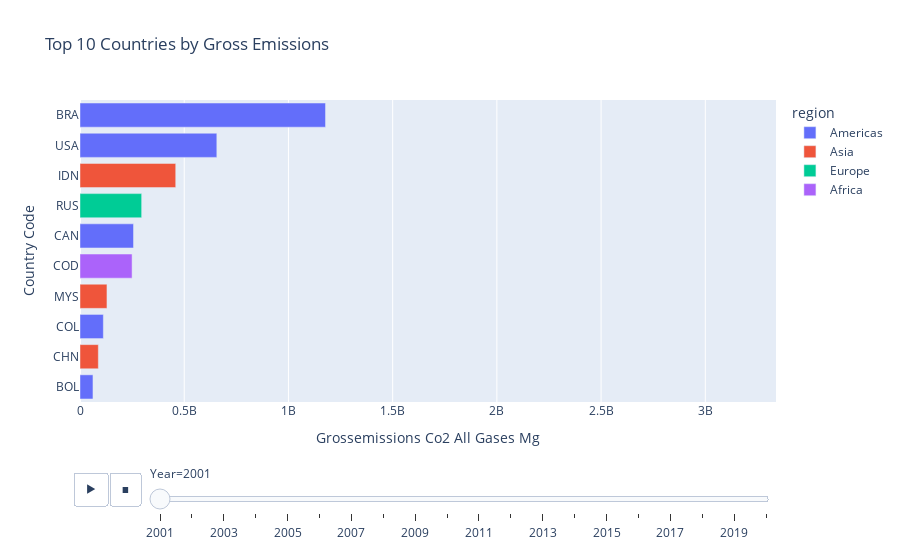
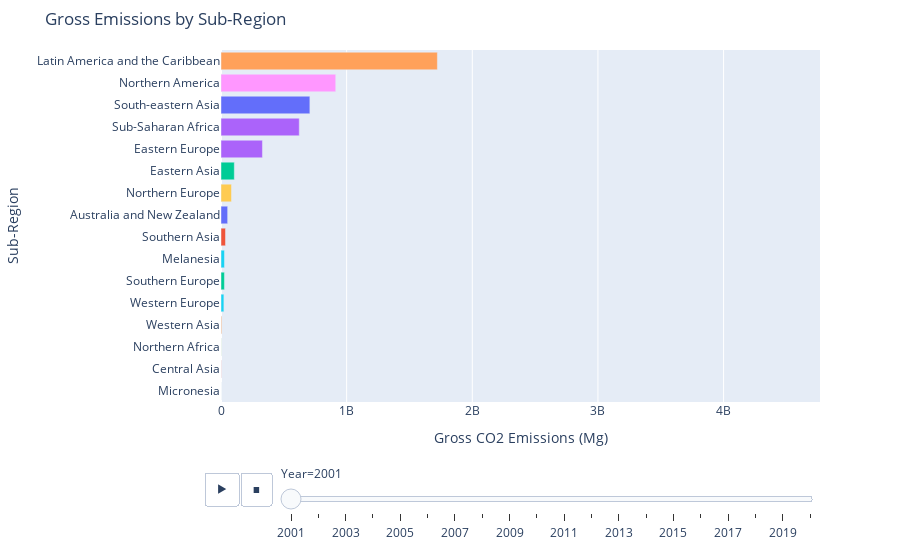

Notebook cell for these charts, in order:
### Code cell
visualizer.map_country("GrossEmissions_Co2_all_gases_Mg", "Global Gross Emissions by Country", "Blues","Gross CO2 Emissions (Mg)", output_mode="show")
visualizer.map_region("GrossEmissions_Co2_all_gases_Mg", "Global Gross Emissions by Sub-Region", "Blues","Gross CO2 Emissions (Mg)", output_mode="show")
visualizer.top_countries("GrossEmissions_Co2_all_gases_Mg", "Top 10 Countries by Gross Emissions", output_mode="show")
visualizer.top_regions("GrossEmissions_Co2_all_gases_Mg", "Gross Emissions by Sub-Region","Gross CO2 Emissions (Mg)", output_mode="show")
visualizer.country_trend("USA", "GrossEmissions_Co2_all_gases_Mg", "Gross Emissions for USA by Year", "orange", output_mode="show")
visualizer.global_trend("GrossEmissions_Co2_all_gases_Mg", "Total Gross Emissions Worldwide by Year", "purple","Gross CO2 Emissions (Mg)", output_mode="show")

### Figure 1 — Plotly figure (JSON) as saved in the notebook; plotly's stock layout.template omitted (floating-point values rounded to 4 significant figures)
{"data": [{"alignmentgroup": "True", "hovertemplate": "region=Americas<br>Year=2001<br>Grossemissions Co2 All Gases Mg=%{x}<br>Country Code=%{y}<extra></extra>", "legendgroup": "Americas", "marker": {"color": "#636efa", "pattern": {"shape": ""}}, "name": "Americas", "offsetgroup": "Americas", "orientation": "h", "showlegend": true, "textposition": "auto", "type": "bar", "x": [1177964711, 656500000.0, 256800000.0, 112000000.0, 62230000.0], "xaxis": "x", "y": ["BRA", "USA", "CAN", "COL", "BOL"], "yaxis": "y"}, {"alignmentgroup": "True", "hovertemplate": "region=Asia<br>Year=2001<br>Grossemissions Co2 All Gases Mg=%{x}<br>Country Code=%{y}<extra></extra>", "legendgroup": "Asia", "marker": {"color": "#EF553B", "pattern": {"shape": ""}}, "name": "Asia", "offsetgroup": "Asia", "orientation": "h", "showlegend": true, "textposition": "auto", "type": "bar", "x": [459300000.0, 129300000.0, 88000000.0], "xaxis": "x", "y": ["IDN", "MYS", "CHN"], "yaxis": "y"}, {"alignmentgroup": "True", "hovertemplate": "region=Europe<br>Year=2001<br>Grossemissions Co2 All Gases Mg=%{x}<br>Country Code=%{y}<extra></extra>", "legendgroup": "Europe", "marker": {"color": "#00cc96", "pattern": {"shape": ""}}, "name": "Europe", "offsetgroup": "Europe", "orientation": "h", "showlegend": true, "textposition": "auto", "type": "bar", "x": [295800000.0], "xaxis": "x", "y": ["RUS"], "yaxis": "y"}, {"alignmentgroup": "True", "hovertemplate": "region=Africa<br>Year=2001<br>Grossemissions Co2 All Gases Mg=%{x}<br>Country Code=%{y}<extra></extra>", "legendgroup": "Africa", "marker": {"color": "#ab63fa", "pattern": {"shape": ""}}, "name": "Africa", "offsetgroup": "Africa", "orientation": "h", "showlegend": true, "textposition": "auto", "type": "bar", "x": [249900000.0], "xaxis": "x", "y": ["COD"], "yaxis": "y"}], "layout": {"barmode": "relative", "legend": {"title": {"text": "region"}, "tracegroupgap": 0}, "showlegend": true, "sliders": [{"active": 0, "currentvalue": {"prefix": "Year="}, "len": 0.9, "pad": {"b": 10, "t": 60}, "steps": [{"args": [["2001"], {"frame": {"duration": 0, "redraw": true}, "fromcurrent": true, "mode": "immediate", "transition": {"duration": 0, "easing": "linear"}}], "label": "2001", "method": "animate"}, {"args": [["2002"], {"frame": {"duration": 0, "redraw": true}, "fromcurrent": true, "mode": "immediate", "transition": {"duration": 0, "easing": "linear"}}], "label": "2002", "method": "animate"}, {"args": [["2003"], {"frame": {"duration": 0, "redraw": true}, "fromcurrent": true, "mode": "immediate", "transition": {"duration": 0, "easing": "linear"}}], "label": "2003", "method": "animate"}, {"args": [["2004"], {"frame": {"duration": 0, "redraw": true}, "fromcurrent": true, "mode": "immediate", "transition": {"duration": 0, "easing": "linear"}}], "label": "2004", "method": "animate"}, {"args": [["2005"], {"frame": {"duration": 0, "redraw": true}, "fromcurrent": true, "mode": "immediate", "transition": {"duration": 0, "easing": "linear"}}], "label": "2005", "method": "animate"}, {"args": [["2006"], {"frame": {"duration": 0, "redraw": true}, "fromcurrent": true, "mode": "immediate", "transition": {"duration": 0, "easing": "linear"}}], "label": "2006", "method": "animate"}, {"args": [["2007"], {"frame": {"duration": 0, "redraw": true}, "fromcurrent": true, "mode": "immediate", "transition": {"duration": 0, "easing": "linear"}}], "label": "2007", "method": "animate"}, {"args": [["2008"], {"frame": {"duration": 0, "redraw": true}, "fromcurrent": true, "mode": "immediate", "transition": {"duration": 0, "easing": "linear"}}], "label": "2008", "method": "animate"}, {"args": [["2009"], {"frame": {"duration": 0, "redraw": true}, "fromcurrent": true, "mode": "immediate", "transition": {"duration": 0, "easing": "linear"}}], "label": "2009", "method": "animate"}, {"args": [["2010"], {"frame": {"duration": 0, "redraw": true}, "fromcurrent": true, "mode": "immediate", "transition": {"duration": 0, "easing": "linear"}}], "label": "2010", "method": "animate"}, {"args": [["2011"], {"frame": {"duration": 0, "redraw": true}, "fromcurrent": true, "mode": "immediate", "transition": {"duration": 0, "easing": "linear"}}], "label": "2011", "method": "animate"}, {"args": [["2012"], {"frame": {"duration": 0, "redraw": true}, "fromcurrent": true, "mode": "immediate", "transition": {"duration": 0, "easing": "linear"}}], "label": "2012", "method": "animate"}, {"args": [["2013"], {"frame": {"duration": 0, "redraw": true}, "fromcurrent": true, "mode": "immediate", "transition": {"duration": 0, "easing": "linear"}}], "label": "2013", "method": "animate"}, {"args": [["2014"], {"frame": {"duration": 0, "redraw": true}, "fromcurrent": true, "mode": "immediate", "transition": {"duration": 0, "easing": "linear"}}], "label": "2014", "method": "animate"}, {"args": [["2015"], {"frame": {"duration": 0, "redraw": true}, "fromcurrent": true, "mode": "immediate", "transition": {"duration": 0, "easing": "linear"}}], "label": "2015", "method": "animate"}, {"args": [["2016"], {"frame": {"duration": 0, "redraw": true}, "fromcurrent": true, "mode": "immediate", "transition": {"duration": 0, "easing": "linear"}}], "label": "2016", "method": "animate"}, {"args": [["2017"], {"frame": {"duration": 0, "redraw": true}, "fromcurrent": true, "mode": "immediate", "transition": {"duration": 0, "easing": "linear"}}], "label": "2017", "method": "animate"}, {"args": [["2018"], {"frame": {"duration": 0, "redraw": true}, "fromcurrent": true, "mode": "immediate", "transition": {"duration": 0, "easing": "linear"}}], "label": "2018", "method": "animate"}, {"args": [["2019"], {"frame": {"duration": 0, "redraw": true}, "fromcurrent": true, "mode": "immediate", "transition": {"duration": 0, "easing": "linear"}}], "label": "2019", "method": "animate"}, {"args": [["2020"], {"frame": {"duration": 0, "redraw": true}, "fromcurrent": true, "mode": "immediate", "transition": {"duration": 0, "easing": "linear"}}], "label": "2020", "method": "animate"}], "x": 0.1, "xanchor": "left", "y": 0, "yanchor": "top"}], "title": {"text": "Top 10 Countries by Gross Emissions"}, "updatemenus": [{"buttons": [{"args": [null, {"frame": {"duration": 1000, "redraw": true}, "fromcurrent": true, "mode": "immediate", "transition": {"duration": 500, "easing": "linear"}}], "label": "&#9654;", "method": "animate"}, {"args": [[null], {"frame": {"duration": 0, "redraw": true}, "fromcurrent": true, "mode": "immediate", "transition": {"duration": 0, "easing": "linear"}}], "label": "&#9724;", "method": "animate"}], "direction": "left", "pad": {"r": 10, "t": 70}, "showactive": false, "type": "buttons", "x": 0.1, "xanchor": "right", "y": 0, "yanchor": "top"}], "xaxis": {"anchor": "y", "domain": [0, 1], "range": [0, 3339000000.0], "title": {"text": "Grossemissions Co2 All Gases Mg"}}, "yaxis": {"anchor": "x", "categoryorder": "total ascending", "domain": [0, 1], "title": {"text": "Country Code"}}}}

### Figure 2 — Plotly figure (JSON) as saved in the notebook; plotly's stock layout.template omitted (floating-point values rounded to 4 significant figures)
{"data": [{"alignmentgroup": "True", "hovertemplate": "Sub-Region=%{y}<br>Year=2001<br>Grossemissions Co2 All Gases Mg=%{x}<extra></extra>", "legendgroup": "Australia and New Zealand", "marker": {"color": "#636efa", "pattern": {"shape": ""}}, "name": "Australia and New Zealand", "offsetgroup": "Australia and New Zealand", "orientation": "h", "showlegend": true, "textposition": "auto", "type": "bar", "x": [52900000.0], "xaxis": "x", "y": ["Australia and New Zealand"], "yaxis": "y"}, {"alignmentgroup": "True", "hovertemplate": "Sub-Region=%{y}<br>Year=2001<br>Grossemissions Co2 All Gases Mg=%{x}<extra></extra>", "legendgroup": "Central Asia", "marker": {"color": "#EF553B", "pattern": {"shape": ""}}, "name": "Central Asia", "offsetgroup": "Central Asia", "orientation": "h", "showlegend": true, "textposition": "auto", "type": "bar", "x": [1356000.0], "xaxis": "x", "y": ["Central Asia"], "yaxis": "y"}, {"alignmentgroup": "True", "hovertemplate": "Sub-Region=%{y}<br>Year=2001<br>Grossemissions Co2 All Gases Mg=%{x}<extra></extra>", "legendgroup": "Eastern Asia", "marker": {"color": "#00cc96", "pattern": {"shape": ""}}, "name": "Eastern Asia", "offsetgroup": "Eastern Asia", "orientation": "h", "showlegend": true, "textposition": "auto", "type": "bar", "x": [106000000.0], "xaxis": "x", "y": ["Eastern Asia"], "yaxis": "y"}, {"alignmentgroup": "True", "hovertemplate": "Sub-Region=%{y}<br>Year=2001<br>Grossemissions Co2 All Gases Mg=%{x}<extra></extra>", "legendgroup": "Eastern Europe", "marker": {"color": "#ab63fa", "pattern": {"shape": ""}}, "name": "Eastern Europe", "offsetgroup": "Eastern Europe", "orientation": "h", "showlegend": true, "textposition": "auto", "type": "bar", "x": [329900000.0], "xaxis": "x", "y": ["Eastern Europe"], "yaxis": "y"}, {"alignmentgroup": "True", "hovertemplate": "Sub-Region=%{y}<br>Year=2001<br>Grossemissions Co2 All Gases Mg=%{x}<extra></extra>", "legendgroup": "Latin America and the Caribbean", "marker": {"color": "#FFA15A", "pattern": {"shape": ""}}, "name": "Latin America and the Caribbean", "offsetgroup": "Latin America and the Caribbean", "orientation": "h", "showlegend": true, "textposition": "auto", "type": "bar", "x": [1722000000.0], "xaxis": "x", "y": ["Latin America and the Caribbean"], "yaxis": "y"}, {"alignmentgroup": "True", "hovertemplate": "Sub-Region=%{y}<br>Year=2001<br>Grossemissions Co2 All Gases Mg=%{x}<extra></extra>", "legendgroup": "Melanesia", "marker": {"color": "#19d3f3", "pattern": {"shape": ""}}, "name": "Melanesia", "offsetgroup": "Melanesia", "orientation": "h", "showlegend": true, "textposition": "auto", "type": "bar", "x": [27560000.0], "xaxis": "x", "y": ["Melanesia"], "yaxis": "y"}, {"alignmentgroup": "True", "hovertemplate": "Sub-Region=%{y}<br>Year=2001<br>Grossemissions Co2 All Gases Mg=%{x}<extra></extra>", "legendgroup": "Micronesia", "marker": {"color": "#FF6692", "pattern": {"shape": ""}}, "name": "Micronesia", "offsetgroup": "Micronesia", "orientation": "h", "showlegend": true, "textposition": "auto", "type": "bar", "x": [37590.0], "xaxis": "x", "y": ["Micronesia"], "yaxis": "y"}, {"alignmentgroup": "True", "hovertemplate": "Sub-Region=%{y}<br>Year=2001<br>Grossemissions Co2 All Gases Mg=%{x}<extra></extra>", "legendgroup": "Northern Africa", "marker": {"color": "#B6E880", "pattern": {"shape": ""}}, "name": "Northern Africa", "offsetgroup": "Northern Africa", "orientation": "h", "showlegend": true, "textposition": "auto", "type": "bar", "x": [1449000.0], "xaxis": "x", "y": ["Northern Africa"], "yaxis": "y"}, {"alignmentgroup": "True", "hovertemplate": "Sub-Region=%{y}<br>Year=2001<br>Grossemissions Co2 All Gases Mg=%{x}<extra></extra>", "legendgroup": "Northern America", "marker": {"color": "#FF97FF", "pattern": {"shape": ""}}, "name": "Northern America", "offsetgroup": "Northern America", "orientation": "h", "showlegend": true, "textposition": "auto", "type": "bar", "x": [913200000.0], "xaxis": "x", "y": ["Northern America"], "yaxis": "y"}, {"alignmentgroup": "True", "hovertemplate": "Sub-Region=%{y}<br>Year=2001<br>Grossemissions Co2 All Gases Mg=%{x}<extra></extra>", "legendgroup": "Northern Europe", "marker": {"color": "#FECB52", "pattern": {"shape": ""}}, "name": "Northern Europe", "offsetgroup": "Northern Europe", "orientation": "h", "showlegend": true, "textposition": "auto", "type": "bar", "x": [83560000.0], "xaxis": "x", "y": ["Northern Europe"], "yaxis": "y"}, {"alignmentgroup": "True", "hovertemplate": "Sub-Region=%{y}<br>Year=2001<br>Grossemissions Co2 All Gases Mg=%{x}<extra></extra>", "legendgroup": "South-eastern Asia", "marker": {"color": "#636efa", "pattern": {"shape": ""}}, "name": "South-eastern Asia", "offsetgroup": "South-eastern Asia", "orientation": "h", "showlegend": true, "textposition": "auto", "type": "bar", "x": [707300000.0], "xaxis": "x", "y": ["South-eastern Asia"], "yaxis": "y"}, {"alignmentgroup": "True", "hovertemplate": "Sub-Region=%{y}<br>Year=2001<br>Grossemissions Co2 All Gases Mg=%{x}<extra></extra>", "legendgroup": "Southern Asia", "marker": {"color": "#EF553B", "pattern": {"shape": ""}}, "name": "Southern Asia", "offsetgroup": "Southern Asia", "orientation": "h", "showlegend": true, "textposition": "auto", "type": "bar", "x": [35910000.0], "xaxis": "x", "y": ["Southern Asia"], "yaxis": "y"}, {"alignmentgroup": "True", "hovertemplate": "Sub-Region=%{y}<br>Year=2001<br>Grossemissions Co2 All Gases Mg=%{x}<extra></extra>", "legendgroup": "Southern Europe", "marker": {"color": "#00cc96", "pattern": {"shape": ""}}, "name": "Southern Europe", "offsetgroup": "Southern Europe", "orientation": "h", "showlegend": true, "textposition": "auto", "type": "bar", "x": [27240000.0], "xaxis": "x", "y": ["Southern Europe"], "yaxis": "y"}, {"alignmentgroup": "True", "hovertemplate": "Sub-Region=%{y}<br>Year=2001<br>Grossemissions Co2 All Gases Mg=%{x}<extra></extra>", "legendgroup": "Sub-Saharan Africa", "marker": {"color": "#ab63fa", "pattern": {"shape": ""}}, "name": "Sub-Saharan Africa", "offsetgroup": "Sub-Saharan Africa", "orientation": "h", "showlegend": true, "textposition": "auto", "type": "bar", "x": [622800000.0], "xaxis": "x", "y": ["Sub-Saharan Africa"], "yaxis": "y"}, {"alignmentgroup": "True", "hovertemplate": "Sub-Region=%{y}<br>Year=2001<br>Grossemissions Co2 All Gases Mg=%{x}<extra></extra>", "legendgroup": "Western Asia", "marker": {"color": "#FFA15A", "pattern": {"shape": ""}}, "name": "Western Asia", "offsetgroup": "Western Asia", "orientation": "h", "showlegend": true, "textposition": "auto", "type": "bar", "x": [5802000.0], "xaxis": "x", "y": ["Western Asia"], "yaxis": "y"}, {"alignmentgroup": "True", "hovertemplate": "Sub-Region=%{y}<br>Year=2001<br>Grossemissions Co2 All Gases Mg=%{x}<extra></extra>", "legendgroup": "Western Europe", "marker": {"color": "#19d3f3", "pattern": {"shape": ""}}, "name": "Western Europe", "offsetgroup": "Western Europe", "orientation": "h", "showlegend": true, "textposition": "auto", "type": "bar", "x": [22900000.0], "xaxis": "x", "y": ["Western Europe"], "yaxis": "y"}], "layout": {"barmode": "relative", "legend": {"title": {"text": "Sub-Region"}, "tracegroupgap": 0}, "margin": {"b": 50, "t": 50}, "showlegend": false, "sliders": [{"active": 0, "currentvalue": {"prefix": "Year="}, "len": 0.9, "pad": {"b": 10, "t": 60}, "steps": [{"args": [["2001"], {"frame": {"duration": 0, "redraw": true}, "fromcurrent": true, "mode": "immediate", "transition": {"duration": 0, "easing": "linear"}}], "label": "2001", "method": "animate"}, {"args": [["2002"], {"frame": {"duration": 0, "redraw": true}, "fromcurrent": true, "mode": "immediate", "transition": {"duration": 0, "easing": "linear"}}], "label": "2002", "method": "animate"}, {"args": [["2003"], {"frame": {"duration": 0, "redraw": true}, "fromcurrent": true, "mode": "immediate", "transition": {"duration": 0, "easing": "linear"}}], "label": "2003", "method": "animate"}, {"args": [["2004"], {"frame": {"duration": 0, "redraw": true}, "fromcurrent": true, "mode": "immediate", "transition": {"duration": 0, "easing": "linear"}}], "label": "2004", "method": "animate"}, {"args": [["2005"], {"frame": {"duration": 0, "redraw": true}, "fromcurrent": true, "mode": "immediate", "transition": {"duration": 0, "easing": "linear"}}], "label": "2005", "method": "animate"}, {"args": [["2006"], {"frame": {"duration": 0, "redraw": true}, "fromcurrent": true, "mode": "immediate", "transition": {"duration": 0, "easing": "linear"}}], "label": "2006", "method": "animate"}, {"args": [["2007"], {"frame": {"duration": 0, "redraw": true}, "fromcurrent": true, "mode": "immediate", "transition": {"duration": 0, "easing": "linear"}}], "label": "2007", "method": "animate"}, {"args": [["2008"], {"frame": {"duration": 0, "redraw": true}, "fromcurrent": true, "mode": "immediate", "transition": {"duration": 0, "easing": "linear"}}], "label": "2008", "method": "animate"}, {"args": [["2009"], {"frame": {"duration": 0, "redraw": true}, "fromcurrent": true, "mode": "immediate", "transition": {"duration": 0, "easing": "linear"}}], "label": "2009", "method": "animate"}, {"args": [["2010"], {"frame": {"duration": 0, "redraw": true}, "fromcurrent": true, "mode": "immediate", "transition": {"duration": 0, "easing": "linear"}}], "label": "2010", "method": "animate"}, {"args": [["2011"], {"frame": {"duration": 0, "redraw": true}, "fromcurrent": true, "mode": "immediate", "transition": {"duration": 0, "easing": "linear"}}], "label": "2011", "method": "animate"}, {"args": [["2012"], {"frame": {"duration": 0, "redraw": true}, "fromcurrent": true, "mode": "immediate", "transition": {"duration": 0, "easing": "linear"}}], "label": "2012", "method": "animate"}, {"args": [["2013"], {"frame": {"duration": 0, "redraw": true}, "fromcurrent": true, "mode": "immediate", "transition": {"duration": 0, "easing": "linear"}}], "label": "2013", "method": "animate"}, {"args": [["2014"], {"frame": {"duration": 0, "redraw": true}, "fromcurrent": true, "mode": "immediate", "transition": {"duration": 0, "easing": "linear"}}], "label": "2014", "method": "animate"}, {"args": [["2015"], {"frame": {"duration": 0, "redraw": true}, "fromcurrent": true, "mode": "immediate", "transition": {"duration": 0, "easing": "linear"}}], "label": "2015", "method": "animate"}, {"args": [["2016"], {"frame": {"duration": 0, "redraw": true}, "fromcurrent": true, "mode": "immediate", "transition": {"duration": 0, "easing": "linear"}}], "label": "2016", "method": "animate"}, {"args": [["2017"], {"frame": {"duration": 0, "redraw": true}, "fromcurrent": true, "mode": "immediate", "transition": {"duration": 0, "easing": "linear"}}], "label": "2017", "method": "animate"}, {"args": [["2018"], {"frame": {"duration": 0, "redraw": true}, "fromcurrent": true, "mode": "immediate", "transition": {"duration": 0, "easing": "linear"}}], "label": "2018", "method": "animate"}, {"args": [["2019"], {"frame": {"duration": 0, "redraw": true}, "fromcurrent": true, "mode": "immediate", "transition": {"duration": 0, "easing": "linear"}}], "label": "2019", "method": "animate"}, {"args": [["2020"], {"frame": {"duration": 0, "redraw": true}, "fromcurrent": true, "mode": "immediate", "transition": {"duration": 0, "easing": "linear"}}], "label": "2020", "method": "animate"}], "x": 0.1, "xanchor": "left", "y": 0, "yanchor": "top"}], "title": {"text": "Gross Emissions by Sub-Region"}, "updatemenus": [{"buttons": [{"args": [null, {"frame": {"duration": 1000, "redraw": true}, "fromcurrent": true, "mode": "immediate", "transition": {"duration": 500, "easing": "linear"}}], "label": "&#9654;", "method": "animate"}, {"args": [[null], {"frame": {"duration": 0, "redraw": true}, "fromcurrent": true, "mode": "immediate", "transition": {"duration": 0, "easing": "linear"}}], "label": "&#9724;", "method": "animate"}], "direction": "left", "pad": {"r": 10, "t": 70}, "showactive": false, "type": "buttons", "x": 0.1, "xanchor": "right", "y": 0, "yanchor": "top"}], "xaxis": {"anchor": "y", "domain": [0, 1], "range": [0, 4767000000.0], "title": {"text": "Gross CO2 Emissions (Mg)"}}, "yaxis": {"anchor": "x", "categoryarray": ["Western Europe", "Western Asia", "Sub-Saharan Africa", "Southern Europe", "Southern Asia", "South-eastern Asia", "Northern Europe", "Northern America", "Northern Africa", "Micronesia", "Melanesia", "Latin America and the Caribbean", "Eastern Europe", "Eastern Asia", "Central Asia", "Australia and New Zealand"], "categoryorder": "total ascending", "domain": [0, 1], "title": {"text": "Sub-Region"}}}}
